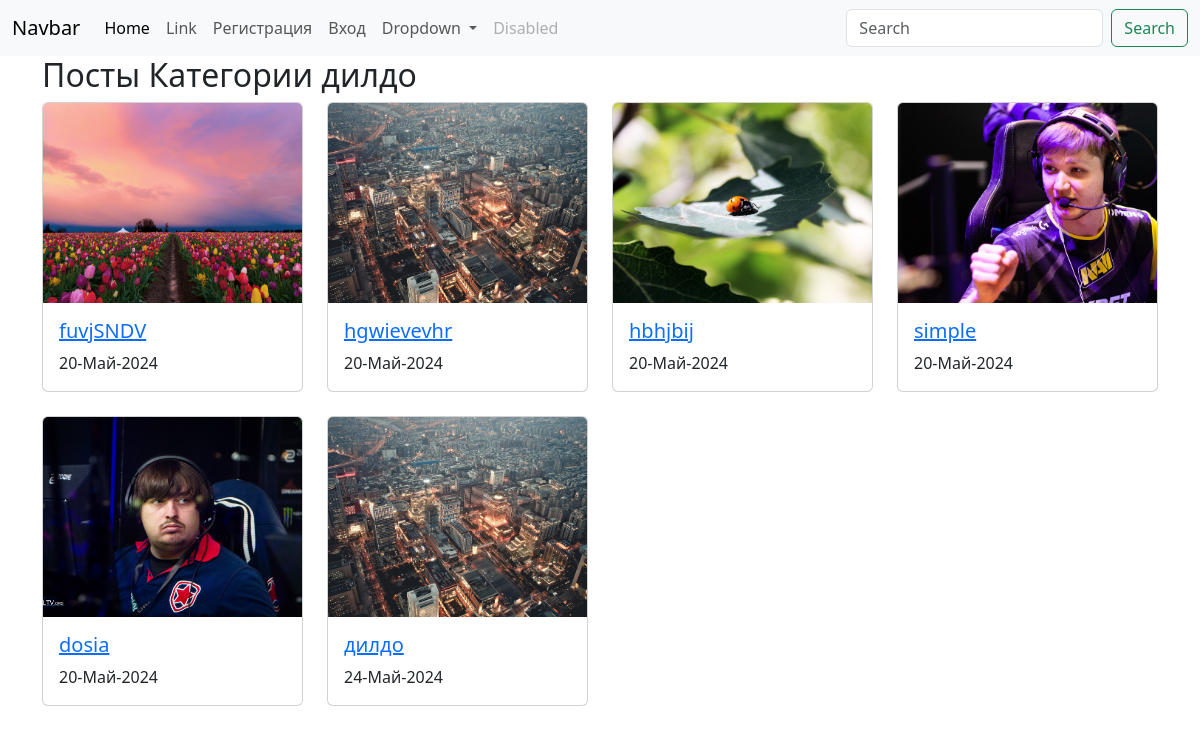
The page /categories/dildo on the database its author committed.
### blog/models.py (models this page shows, shortened)
class Category(models.Model):
    title = models.CharField('Nazvanie kategorii',max_length=255)
    image = models.ImageField('kartinka kategorii', upload_to='cat_img/')
    slug = models.SlugField('Ссылка', unique=True)
    class Meta:
        verbose_name = 'Kategoriya'
        verbose_name_plural = 'Katigorii'

class Post(models.Model):
    title = models.CharField('Заголовок', max_length=255)
    text = models.TextField('Текст Новостей')
    image = models.ImageField("Картинуа поста", upload_to='post_img/')
    feature = models.BooleanField(' в слайдере', default=False)
    category = models.ForeignKey('Category', on_delete=models.CASCADE, null=True)
    slug = models.SlugField('сылка', unique=True)
    created_at = models.DateTimeField('дата создания поста', default=timezone.now)
    class Meta:
        verbose_name = 'Novost'
        verbose_name_plural = "Novosti"
    def get_link(self):
        return reverse('post_detail_url', kwargs={'slug': self.slug})

### blog/views.py (the view)
# urls.py: path('categories/<slug:slug>', views.category_detail, name='category_detail_url'),
def category_detail(request, slug):
    category = Category.objects.get(slug__exact=slug)
    return render(request, 'category_detail.html', {'category': category})

### blog/templates/category_detail.html (shortened to what this page needs)
{% extends 'base.html' %}
{% block content %}
<div class="container">
    <h2>Посты Категории {{category.title}}</h2>
    <div class="row row-cols-1 row-cols-md-4 g-4">
        {% for post in category.post_set.all %}
        <div class="col">
          <div class="card">
            <img src="{{post.image.url}}" style="height: 200px; object-fit: cover;" class="card-img-top" alt="...">
            <div class="card-body">
              <a href="{{post.get_link}}">
              <h5 class="card-title">{{post.title}}</h5>
              </a>
              <p class="card-text">{{post.created_at|date:'d-F-Y'}}</p>
            </div>
          </div>
        </div>
        {% endfor %}
    </div>
</div>
{% endblock %}

### blog/templates/base.html (shortened to what this page needs)
{% load static %}
<!DOCTYPE html>
<html lang="en">
<head>
    <link rel="stylesheet" href="{%static 'css/style.css' %}">
    <link href="https://cdn.jsdelivr.net/npm/bootstrap@5.3.0/dist/css/bootstrap.min.css" rel="stylesheet">
</head>
<body>
    <nav class="navbar navbar-expand-lg bg-body-tertiary">
        <div class="container-fluid">
          <a class="navbar-brand" href="#">Navbar</a>
          <div class="collapse navbar-collapse" id="navbarSupportedContent">
            <ul class="navbar-nav me-auto mb-2 mb-lg-0">
              <li class="nav-item">
                <a class="nav-link active" aria-current="page" href="#">Home</a>
              </li>
              <li class="nav-item">
                <a class="nav-link" href="#">Link</a>
              </li>
              {% if not user.is_authenticated %}
              <li class="nav-item">
                <a class="nav-link" href="{% url 'register' %}">Регистрация</a>
              </li>
              <li class="nav-item">
                <a class="nav-link" href="{% url 'login_url' %}">Вход</a>
              </li>
              {% else %}
              <li class="nav-item">
                <a class="nav-link" href="{% url 'logout_url' %}">Выход</a>
              </li>
              {% endif %}
              <li class="nav-item dropdown">
                <a class="nav-link dropdown-toggle" href="#" role="button" data-bs-toggle="dropdown" aria-expanded="false">
                  Dropdown
                </a>
              </li>
              <li class="nav-item">
                <a class="nav-link disabled" aria-disabled="true">Disabled</a>
              </li>
            </ul>
            <form class="d-flex" action="{% url 'search_url' %}" role="search">
              <input class="form-control me-2" method="GET" name="search_input" type="search" placeholder="Search" aria-label="Search">
              <button class="btn btn-outline-success" type="submit">Search</button>
            </form>
          </div>
        </div>
      </nav>
    {% block content %}
    {% endblock %}
</body>
</html>

### rows shown on the page
Category: title "дилдо"
Post: image (picture), title "fuvjSNDV", created_at "20-Май-2024"
Post: image (picture), title "hgwievevhr", created_at "20-Май-2024"
Post: image (picture), title "hbhjbij", created_at "20-Май-2024"
Post: image (picture), title "simple", created_at "20-Май-2024"
Post: image (picture), title "dosia", created_at "20-Май-2024"
Post: image (picture), title "дилдо", created_at "24-Май-2024"
